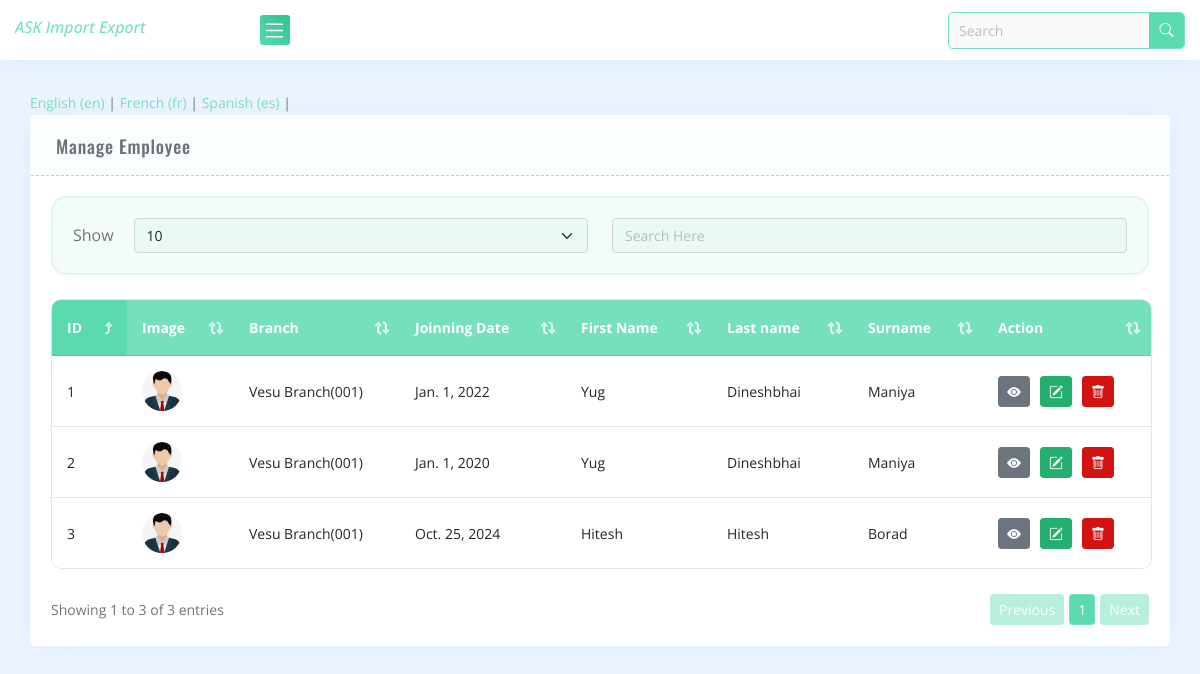
The page /manage_employee on the database its author committed.
### erp_admin/models.py (models this page shows)
class allemployee(models.Model):
    branch_details = models.ForeignKey(branches,on_delete=models.CASCADE)
    user = models.ForeignKey(CustomUser, on_delete=models.CASCADE)
    username = models.CharField(max_length=500)
    password = models.CharField(max_length=500)
    joinningdate = models.DateField()
    image = models.FileField(upload_to='media/')
    fname = models.CharField(max_length=120)
    lname = models.CharField(max_length=120)
    surname = models.CharField(max_length=120)
    gender_choices = [
        ('male', ' Male'),
        ('female', 'Female'),
    ]
    gender = models.CharField(max_length=20,choices=gender_choices)
    birthdate = models.DateField()
    email = models.EmailField(max_length=120)
    mobile = models.CharField(max_length=20)
    address = models.TextField(default=None)

class branches(models.Model):
    name = models.CharField(max_length = 120)
    email = models.EmailField(max_length=120,blank=True)
    code = models.CharField(max_length=120,blank=True)
    address = models.TextField()
    contactno = models.IntegerField(max_length=20)
    manager_name = models.CharField(max_length=120,blank=True)
    manager_email = models.CharField(max_length=120,blank=True)
    oppening_date = models.DateField()
    branch_type = models.CharField(max_length=120,blank=True)

### erp_admin/views.py (the view)
# urls.py: path('manage_employee',manageemployee,name='manage_employee'),
def manageemployee(request):
    viewemp = allemployee.objects.all()
    viewmanager = allmanagers.objects.all()
    return render(request,"Employee-Pages/manage_employee.html",{"viewemp":viewemp,"viewmanager":viewmanager})

### erp_admin/templates/Employee-Pages/manage_employee.html
{% extends "base.html" %}
{% load static %}
{% block content %}
<div class="main-content">
    <div class="row">
        <div class="col-xl-12 col-lg-12">
            <div class="panel mb-g">
                <div class="panel-heading">
                    <h3>Manage Employee</h3>
                </div>
                <div class="panel-body">
                    <div class="ecommerce-table">
                        <div class="table-top-control mb-g">
                            <div class="row g-lg-4 g-md-3 g-sm-2 g-3">
                                <div class="col-sm-6" id="tableRowConut"></div>
                                <div class="col-sm-6" id="tableSearch" ></div>
                            </div>
                        </div>
                        <table id="myTable" class="table data-table">
                            <thead>
                                <tr>
                                    <th scope="col">ID</th>
                                    <th scope="col">Image</th>
                                            <th scope="col">Branch</th>
                                            <th scope="col">Joinning Date</th>
                                            <th scope="col">First Name</th>
                                            <th scope="col">Last name</th>
                                            <th scope="col">Surname</th>
                                            <th scope="col">Action</th>
                                </tr>
                            </thead>
                            <tbody>
                                {% for ve in viewemp %}
                                <tr>
                                    <td>{{ve.id}}</td>
                                    <td><img src="{{ ve.image.url }}" alt="{{ ve.image }}" width="100px" height="100px"></td>
                                            <td>{{ve.branch_details.name}}({{ve.branch_details.code}})</td>
                                            <td>{{ve.joinningdate}}</td>
                                            <td>{{ve.fname}}</td>
                                            <td>{{ve.lname}}</td>
                                            <td>{{ve.surname}}</td>
                                            <td>
                                                <div class="btn-box">
                                                    <a href="/view_employee_fulldetails/{{ ve.id }}" class="btn btn-sm btn-secondary text-white"><i class="bi bi-eye-fill"></a></i>
                                                    <a href="/update_employee/{{ ve.id }}" class="btn btn-sm btn-success text-white"><i class="bi bi-pencil-square"></a></i>
                                                    <a href="/delete_employee/{{ ve.id }}" class="btn btn-sm btn-danger text-white"><i class="bi bi-trash"></a></i>
                                                </div>
                                            </td>
                                </tr>
                               {% endfor %}
                            </tbody>
                        </table>
                        <div class="table-bottom-control"></div>
                    </div>
                </div>
            </div>
        </div>
    </div>
</div>
{% endblock %}

### erp_admin/templates/base.html (shortened to what this page needs)
{% load static %}
{% load i18n %}
<!DOCTYPE html>
<html lang="en">
<head>
    <link rel="stylesheet" href="{% static '/static_admin/assets/vendor/bootstrap-icon/bootstrap-icons.css' %}">
    <link rel="stylesheet" href="{% static '/static_admin/assets/vendor/css/jquery.dataTables.min.css' %}">
    <link rel="stylesheet" href="{% static '/static_admin/assets/vendor/css/responsive.bootstrap.min.css' %}">
    <link rel="stylesheet" href="{% static '/static_admin/assets/vendor/css/simplebar.css' %}">
    <link rel="stylesheet" href="{% static '/static_admin/assets/vendor/css/bootstrap.min.css' %}">
    <link id="styles" rel="stylesheet" href="{% static '/static_admin/assets/css/style.css' %}">
    <link id="styles" rel="stylesheet" href="{% static '/static_admin/assets/css/style.css' %}">
    <link id="styles" rel="stylesheet" href="{% static '/static_admin/assets/css/style.css' %}">
    <link rel="stylesheet" href="https://cdn.jsdelivr.net/npm/sweetalert2@11/dist/sweetalert2.min.css">
</head>
<body>
    <div class="container-fluid">
        <div class="header">
            <div class="top-header">
                <div class="row justify-content-between">
                    <div class="col-xl-3 col-lg-4 col-sm-4 col-6">
                        <div class="d-flex align-items-center">
                            <div class="logo">
                                <div class="logo-big">
                                    <a href="#">
                                        <h6><I>ASK Import Export</I></h6>
                                    </a>
                                </div>
                            </div>
                            <button class="sidebar-collapse">
                                <i class="bi bi-list"></i>
                            </button>
                        </div>
                    </div>
                    <div class="col-xl-9 col-lg-8 col-sm-8 col-6">
                        <div class="top-right">
                            <nav class="navbar navbar-expand">
                                <div class="navbar-collapse" id="navbarSupportedContent">
                                    <form class="nav-form d-flex">
                                        <input type="search" placeholder="Search" aria-label="Search" disabled>
                                        <button type="submit" disabled><i class="bi bi-search"></i></button>
                                    </form>
                                </div>
                            </nav>
                        </div>
                    </div>
                </div>
            </div>
        </div>
        {% get_available_languages as LANGUAGES %}
{% for lang in LANGUAGES %}
{% if LANGUAGE_CODE == lang.0 %}
{{lang.1}} ({{lang.0}})
{% else %}
<a href="{% url 'set_language' %}?l={{lang.0}}">{{lang.1}} ({{lang.0}})</a>
{% endif %} |
{% endfor %}
        {% block content %}{% endblock %}
</body>
</html>

### erp_admin/templates/base.html (style rules this page uses)
input::placeholder { opacity: 0.6!important; color: #939396!important; }

### rows shown on the page
allemployee: id "1", image (picture), branch_details.name "Vesu Branch", branch_details.code "001", joinningdate "Jan. 1, 2022", fname "Yug", lname "Dineshbhai", surname "Maniya"
allemployee: id "2", image (picture), branch_details.name "Vesu Branch", branch_details.code "001", joinningdate "Jan. 1, 2020", fname "Yug", lname "Dineshbhai", surname "Maniya"
allemployee: id "3", image (picture), branch_details.name "Vesu Branch", branch_details.code "001", joinningdate "Oct. 25, 2024", fname "Hitesh", lname "Hitesh", surname "Borad"

### other values the page prints
{{ lang.1 }} "English" "French" "Spanish"
{{ lang.0 }} "en" "fr" "es"
